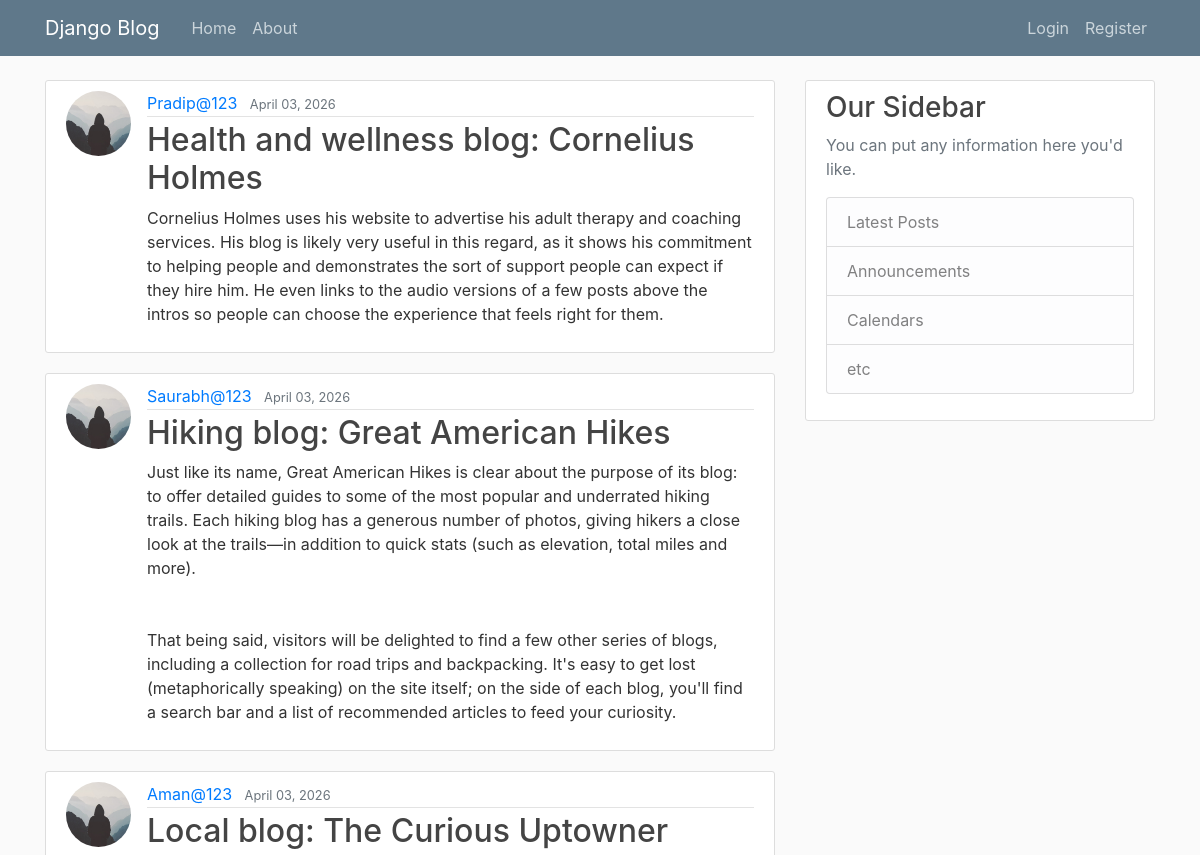
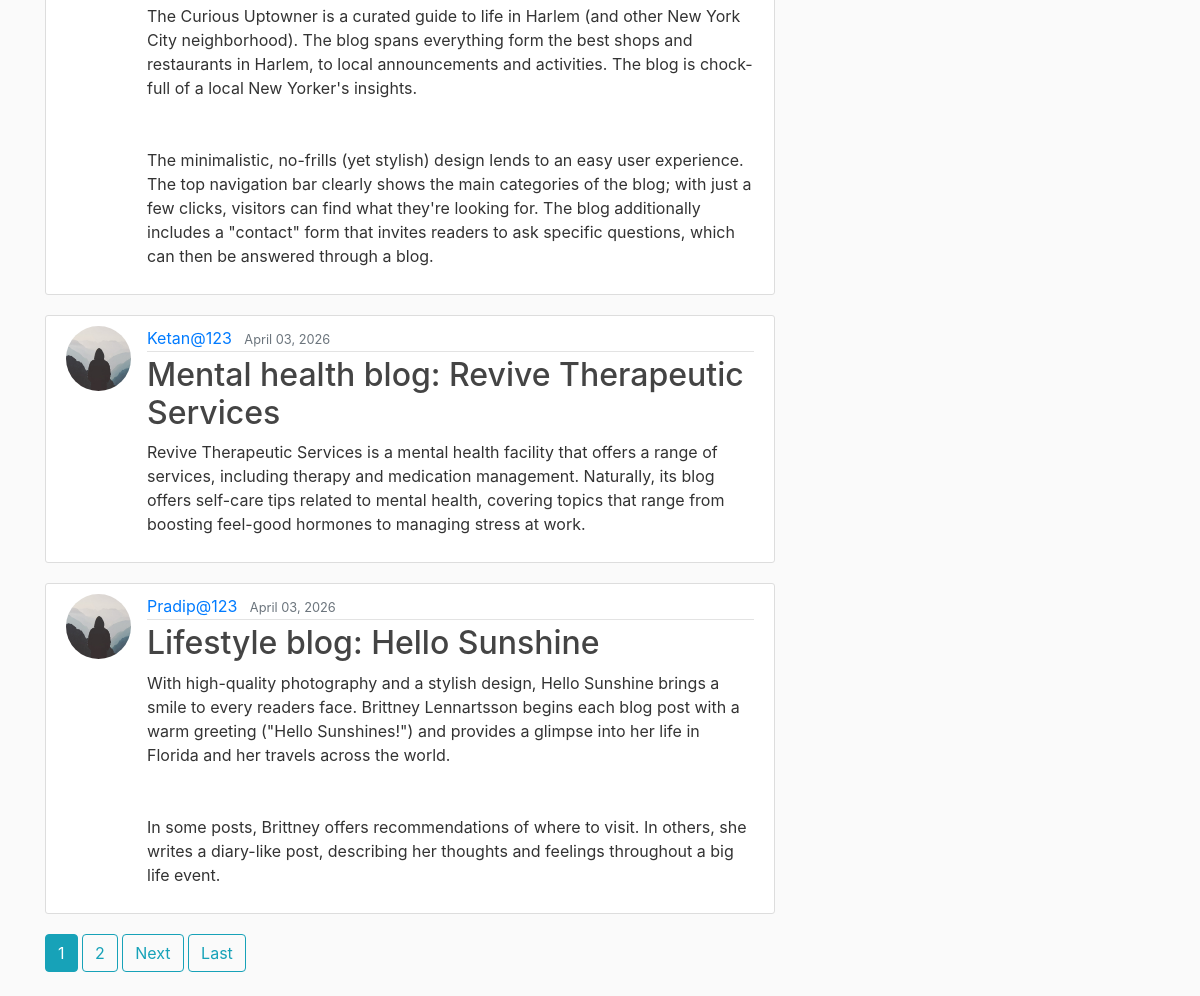
The page / on the database its author committed (2 pictures, top to bottom).
### blog/models.py (models this page shows, shortened)
class Post(models.Model):
    title = models.CharField(max_length=100)
    content = models.TextField()
    date_posted = models.DateTimeField(default=timezone.now)
    author = models.ForeignKey(User, on_delete=models.CASCADE)

### users/models.py (models this page shows, shortened)
class Profile(models.Model):
    user = models.OneToOneField(User, on_delete=models.CASCADE)
    image = models.ImageField(default='default.jpg', upload_to='profile_pics')

### blog/views.py (the view)
# urls.py: path('', PostListView.as_view(), name='blog-home'),
class PostListView(ListView):
    model = Post
    template_name = 'blog/home.html'  # <app>/<model>_<viewtype>.html
    context_object_name = 'posts'
    ordering = ['-date_posted']
    paginate_by = 5

### blog/templates/blog/home.html (shortened to what this page needs)
{% extends "blog/base.html" %}
{% block content %}
    {% for post in posts %}
        <article class="media content-section">
          <img class="rounded-circle article-img" src="{{ post.author.profile.image.url }}">
          <div class="media-body">
            <div class="article-metadata">
              <a class="mr-2" href="{% url 'user-posts' post.author.username %}">{{ post.author }}</a>
              <small class="text-muted">{{ post.date_posted|date:"F d, Y" }}</small>
            </div>
            <h2><a class="article-title" href="{% url 'post-detail' post.id %}">{{ post.title }}</a></h2>
            <p class="article-content">{{ post.content }}</p>
          </div>
        </article>
    {% endfor %}
    {% if is_paginated %}
      {% for num in page_obj.paginator.page_range %}
        {% if page_obj.number == num %}
          <a class="btn btn-info mb-4" href="?page={{ num }}">{{ num }}</a>
        {% elif num > page_obj.number|add:'-3' and num < page_obj.number|add:'3' %}
          <a class="btn btn-outline-info mb-4" href="?page={{ num }}">{{ num }}</a>
        {% endif %}
      {% endfor %}
      {% if page_obj.has_next %}
        <a class="btn btn-outline-info mb-4" href="?page={{ page_obj.next_page_number }}">Next</a>
        <a class="btn btn-outline-info mb-4" href="?page={{ page_obj.paginator.num_pages }}">Last</a>
      {% endif %}
    {% endif %}
{% endblock content %}

### blog/templates/blog/base.html (shortened to what this page needs)
{% load static %}
<!DOCTYPE html>
<html>
<head>
    <link rel="stylesheet" href="https://maxcdn.bootstrapcdn.com/bootstrap/4.0.0/css/bootstrap.min.css">
    <link rel="stylesheet" type="text/css" href="{% static 'blog/main.css' %}">
</head>
<body>
    <header class="site-header">
      <nav class="navbar navbar-expand-md navbar-dark bg-steel fixed-top">
        <div class="container">
          <a class="navbar-brand mr-4" href="{% url 'blog-home' %}">Django Blog</a>
          <div class="collapse navbar-collapse" id="navbarToggle">
            <div class="navbar-nav mr-auto">
              <a class="nav-item nav-link" href="{% url 'blog-home' %}">Home</a>
              <a class="nav-item nav-link" href="{% url 'blog-about' %}">About</a>
            </div>
            <div class="navbar-nav">
              {% if user.is_authenticated %}
                <a class="nav-item nav-link" href="{% url 'post-create' %}">New Post</a>
                <a class="nav-item nav-link" href="{% url 'profile' %}">Profile</a>
                <form method="POST" action="{% url 'logout' %}" style="display:inline;">
                  {% csrf_token %}
                  <button class="nav-item nav-link btn btn-link" style="border:none; background:none;">
                  Logout
                  </button>
                </form>
              {% else %}
                <a class="nav-item nav-link" href="{% url 'login' %}">Login</a>
                <a class="nav-item nav-link" href="{% url 'register' %}">Register</a>
              {% endif %}
            </div>
          </div>
        </div>
      </nav>
    </header>
    <main role="main" class="container">
      <div class="row">
        <div class="col-md-8">
          {% block content %}{% endblock %}
        </div>
        <div class="col-md-4">
          <div class="content-section">
            <h3>Our Sidebar</h3>
            <p class='text-muted'>You can put any information here you'd like.
              <ul class="list-group">
                <li class="list-group-item list-group-item-light">Latest Posts</li>
                <li class="list-group-item list-group-item-light">Announcements</li>
                <li class="list-group-item list-group-item-light">Calendars</li>
                <li class="list-group-item list-group-item-light">etc</li>
              </ul>
            </p>
          </div>
        </div>
      </div>
    </main>
</body>
</html>

### blog/static/blog/main.css (style rules this page uses)
body { background: #fafafa; color: #333333; margin-top: 5rem; }
h1, h2, h3, h4, h5, h6 { color: #444444; }
ul { margin: 0; }
.bg-steel { background-color: #5f788a; }
.site-header .navbar-nav .nav-link { color: #cbd5db; }
.content-section { background: #ffffff; padding: 10px 20px; border: 1px solid #dddddd; border-radius: 3px; margin-bottom: 20px; }
.article-title { color: #444444; }
.article-content { white-space: pre-line; }
.article-img { height: 65px; width: 65px; margin-right: 16px; }
.article-metadata { padding-bottom: 1px; margin-bottom: 4px; border-bottom: 1px solid #e3e3e3 }

### rows shown on the page
Post: author.profile.image (placeholder picture), author "Pradip@123", date_posted "April 03, 2026", title "Health and wellness blog: Cornelius Holmes", content "Cornelius Holmes uses his website to advertise his adult therapy and coaching services. His blog is likely very useful in this regard, as it shows his commitment to helping people and demonstrates the sort of support people can expect if they hire him. He even links to the audio versions of a few posts above the intros so people can choose the experience that feels right for them."
Post: author.profile.image (placeholder picture), author "Saurabh@123", date_posted "April 03, 2026", title "Hiking blog: Great American Hikes", content "Just like its name, Great American Hikes is clear about the purpose of its blog: to offer detailed guides to some of the most popular and underrated hiking trails. Each hiking blog has a generous number of photos, giving hikers a close look at the trails—in addition to quick stats (such as elevation, total miles and more). That being said, visitors will be delighted to find a few other series of blogs, including a collection for road trips and backpacking. It's easy to get lost (metaphorically speaking) on the site itself; on the side of each blog, you'll find a search bar and a list of recommended articles to feed your curiosity."
Post: author.profile.image (placeholder picture), author "Aman@123", date_posted "April 03, 2026", title "Local blog: The Curious Uptowner", content "The Curious Uptowner is a curated guide to life in Harlem (and other New York City neighborhood). The blog spans everything form the best shops and restaurants in Harlem, to local announcements and activities. The blog is chock-full of a local New Yorker's insights. The minimalistic, no-frills (yet stylish) design lends to an easy user experience. The top navigation bar clearly shows the main categories of the blog; with just a few clicks, visitors can find what they're looking for. The blog additionally includes a \"contact\" form that invites readers to ask specific questions, which can then be answered through a blog."
Post: author.profile.image (placeholder picture), author "Ketan@123", date_posted "April 03, 2026", title "Mental health blog: Revive Therapeutic Services", content "Revive Therapeutic Services is a mental health facility that offers a range of services, including therapy and medication management. Naturally, its blog offers self-care tips related to mental health, covering topics that range from boosting feel-good hormones to managing stress at work."
Post: author.profile.image (placeholder picture), author "Pradip@123", date_posted "April 03, 2026", title "Lifestyle blog: Hello Sunshine", content "With high-quality photography and a stylish design, Hello Sunshine brings a smile to every readers face. Brittney Lennartsson begins each blog post with a warm greeting (\"Hello Sunshines!\") and provides a glimpse into her life in Florida and her travels across the world. In some posts, Brittney offers recommendations of where to visit. In others, she writes a diary-like post, describing her thoughts and feelings throughout a big life event."

### other values the page prints
{{ num }} "1"
{{ num }} "2"
